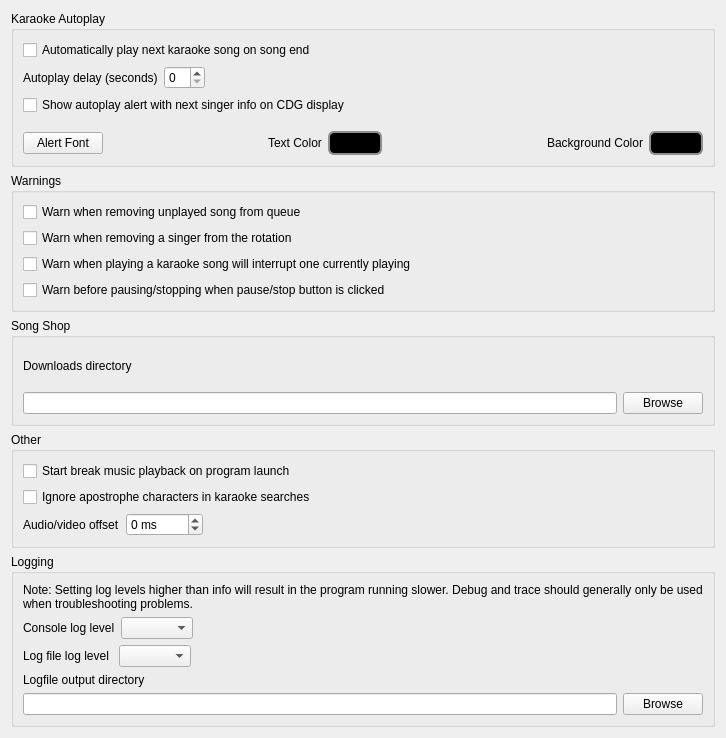
              <widget class="QWidget" name="scrollAreaWidgetContents_2">
               <property name="geometry">
                <rect>
                 <x>0</x>
                 <y>-294</y>
                 <width>726</width>
                 <height>738</height>
                </rect>
               </property>
               <layout class="QVBoxLayout" name="verticalLayout_26">
                <item>
                 <widget class="QGroupBox" name="groupBox">
                  <property name="title">
                   <string>Karaoke Autoplay</string>
                  </property>
                  <property name="flat">
                   <bool>false</bool>
                  </property>
                  <layout class="QVBoxLayout" name="verticalLayout_16">
                   <item>
                    <widget class="QCheckBox" name="checkBoxKAA">
                     <property name="text">
                      <string>Automatically play next karaoke song on song end</string>
                     </property>
                    </widget>
                   </item>
                   <item>
                    <layout class="QHBoxLayout" name="horizontalLayout_11">
                     <item>
                      <widget class="QLabel" name="label_9">
                       <property name="text">
                        <string>Autoplay delay (seconds)</string>
                       </property>
                      </widget>
                     </item>
                     <item>
                      <widget class="QSpinBox" name="spinBoxAADelay"/>
                     </item>
                     <item>
                      <spacer name="horizontalSpacer_6">
                       <property name="orientation">
                        <enum>Qt::Horizontal</enum>
                       </property>
                       <property name="sizeHint" stdset="0">
                        <size>
                         <width>40</width>
                         <height>20</height>
                        </size>
                       </property>
                      </spacer>
                     </item>
                    </layout>
                   </item>
                   <item>
                    <widget class="QCheckBox" name="checkBoxShowKAAAlert">
                     <property name="text">
                      <string>Show autoplay alert with next singer info on CDG display</string>
                     </property>
                    </widget>
                   </item>
                   <item>
                    <layout class="QHBoxLayout" name="horizontalLayout_13">
                     <property name="topMargin">
                      <number>10</number>
                     </property>
                     <item>
                      <widget class="QPushButton" name="btnAlertFont">
                       <property name="text">
                        <string>Alert Font</string>
                       </property>
                      </widget>
                     </item>
                     <item>
                      <spacer name="horizontalSpacer_7">
                       <property name="orientation">
                        <enum>Qt::Horizontal</enum>
                       </property>
                       <property name="sizeHint" stdset="0">
                        <size>
                         <width>40</width>
                         <height>20</height>
                        </size>
                       </property>
                      </spacer>
                     </item>
                     <item>
                      <widget class="QLabel" name="label_12">
                       <property name="text">
                        <string>Text Color</string>
                       </property>
                      </widget>
                     </item>
                     <item>
                      <widget class="QPushButton" name="btnAlertTxtColor">
                       <property name="styleSheet">
                        <string notr="true">QPushButton {
    border: 2px solid #8f8f91;
    border-radius: 6px;
    background-color: rgb(0,0,0);
    min-width: 40px;
    padding-left: 5px;
    padding-right: 5px;
    padding-top: 3px;
    padding-bottom: 3px;
}

QPushButton:pressed {
    background-color: rgb(0,0,0);
}

QPushButton:flat {
    border: none; /* no border for a flat push button */
}

QPushButton:default {
    border-color: navy; /* make the default button prominent */
}</string>
                       </property>
                       <property name="text">
                        <string/>
                       </property>
                      </widget>
                     </item>
                     <item>
                      <spacer name="horizontalSpacer_8">
                       <property name="orientation">
                        <enum>Qt::Horizontal</enum>
                       </property>
                       <property name="sizeHint" stdset="0">
                        <size>
                         <width>40</width>
                         <height>20</height>
                        </size>
                       </property>
                      </spacer>
                     </item>
                     <item>
                      <widget class="QLabel" name="label_16">
                       <property name="text">
                        <string>Background Color</string>
                       </property>
                      </widget>
                     </item>
                     <item>
                      <widget class="QPushButton" name="btnAlertBgColor">
                       <property name="styleSheet">
                        <string notr="true">QPushButton {
    border: 2px solid #8f8f91;
    border-radius: 6px;
    background-color: rgb(0,0,0);
    min-width: 40px;
    padding-left: 5px;
    padding-right: 5px;
    padding-top: 3px;
    padding-bottom: 3px;
}

QPushButton:pressed {
    background-color: rgb(0,0,0);
}

QPushButton:flat {
    border: none; /* no border for a flat push button */
}

QPushButton:default {
    border-color: navy; /* make the default button prominent */
}</string>
                       </property>
                       <property name="text">
                        <string/>
                       </property>
                      </widget>
                     </item>
                    </layout>
                   </item>
                  </layout>
                 </widget>
                </item>
                <item>
                 <widget class="QGroupBox" name="groupBox_2">
                  <property name="title">
                   <string>Warnings</string>
                  </property>
                  <layout class="QVBoxLayout" name="verticalLayout_17">
                   <item>
                    <widget class="QCheckBox" name="cbxQueueRemovalWarning">
                     <property name="text">
                      <string>Warn when removing unplayed song from queue</string>
                     </property>
                    </widget>
                   </item>
                   <item>
                    <widget class="QCheckBox" name="cbxSingerRemovalWarning">
                     <property name="text">
                      <string>Warn when removing a singer from the rotation</string>
                     </property>
                    </widget>
                   </item>
                   <item>
                    <widget class="QCheckBox" name="cbxSongInterruptionWarning">
                     <property name="text">
                      <string>Warn when playing a karaoke song will interrupt one currently playing</string>
                     </property>
                    </widget>
                   </item>
                   <item>
                    <widget class="QCheckBox" name="cbxStopPauseWarning">
                     <property name="text">
                      <string>Warn before pausing/stopping when pause/stop button is clicked</string>
                     </property>
                    </widget>
                   </item>
                  </layout>
                 </widget>
                </item>
                <item>
                 <widget class="QGroupBox" name="groupBox_4">
                  <property name="title">
                   <string>Song Shop</string>
                  </property>
                  <layout class="QVBoxLayout" name="verticalLayout_20">
                   <item>
                    <widget class="QLabel" name="label_25">
                     <property name="text">
                      <string>&lt;html&gt;&lt;head/&gt;&lt;body&gt;&lt;p&gt;Downloads directory&lt;/p&gt;&lt;/body&gt;&lt;/html&gt;</string>
                     </property>
                    </widget>
                   </item>
                   <item>
                    <layout class="QHBoxLayout" name="horizontalLayout_18">
                     <property name="topMargin">
                      <number>0</number>
                     </property>
                     <item>
                      <widget class="QLineEdit" name="lineEditDownloadsDir">
                       <property name="enabled">
                        <bool>true</bool>
                       </property>
                       <property name="readOnly">
                        <bool>true</bool>
                       </property>
                      </widget>
                     </item>
                     <item>
                      <widget class="QPushButton" name="btnBrowse">
                       <property name="text">
                        <string>Browse</string>
                       </property>
                      </widget>
                     </item>
                    </layout>
                   </item>
                  </layout>
                 </widget>
                </item>
                <item>
                 <widget class="QGroupBox" name="groupBox_3">
                  <property name="title">
                   <string>Other</string>
                  </property>
                  <layout class="QVBoxLayout" name="verticalLayout_18">
                   <item>
                    <widget class="QCheckBox" name="cbxBmAutostart">
                     <property name="text">
                      <string>Start break music playback on program launch</string>
                     </property>
                    </widget>
                   </item>
                   <item>
                    <widget class="QCheckBox" name="cbxIgnoreApos">
                     <property name="toolTip">
                      <string>If set, karaoke searches will ignore the apostrophe character. 
For example, searching for &quot;im&quot; will find songs that contain &quot;I'm&quot;, 
&quot;hes&quot; will find &quot;he's&quot;, etc.</string>
                     </property>
                     <property name="text">
                      <string>Ignore apostrophe characters in karaoke searches</string>
                     </property>
                    </widget>
                   </item>
                   <item>
                    <layout class="QHBoxLayout" name="horizontalLayout_14">
                     <property name="topMargin">
                      <number>0</number>
                     </property>
                     <item>
                      <widget class="QLabel" name="label_21">
                       <property name="text">
                        <string>Audio/video offset</string>
                       </property>
                      </widget>
                     </item>
                     <item>
                      <widget class="QSpinBox" name="spinBoxVideoOffset">
                       <property name="toolTip">
                        <string>&lt;html&gt;&lt;head/&gt;&lt;body&gt;&lt;p&gt;Controls the offset between the video position displayed and the current audio position.&lt;/p&gt;&lt;p&gt;Positive numbers mean that the video will be ahead of the audio position by the number of ms specified.&lt;/p&gt;&lt;p&gt;Negative numbers mean that the video will be behind the audio by the number of ms specified.&lt;/p&gt;&lt;/body&gt;&lt;/html&gt;</string>
                       </property>
                       <property name="suffix">
                        <string> ms</string>
                       </property>
                       <property name="minimum">
                        <number>-5000</number>
                       </property>
                       <property name="maximum">
                        <number>5000</number>
                       </property>
                      </widget>
                     </item>
                     <item>
                      <spacer name="horizontalSpacer_9">
                       <property name="orientation">
                        <enum>Qt::Horizontal</enum>
                       </property>
                       <property name="sizeHint" stdset="0">
                        <size>
                         <width>40</width>
                         <height>20</height>
                        </size>
                       </property>
                      </spacer>
                     </item>
                    </layout>
                   </item>
                  </layout>
                 </widget>
                </item>
                <item>
                 <widget class="QGroupBox" name="groupBox_7">
                  <property name="title">
                   <string>Logging</string>
                  </property>
                  <layout class="QVBoxLayout" name="verticalLayout_3">
                   <item>
                    <widget class="QLabel" name="label_18">
                     <property name="text">
                      <string>&lt;html&gt;&lt;head/&gt;&lt;body&gt;&lt;p&gt;Note:  Setting log levels higher than info will result in the program running slower.  Debug and trace should generally only be used when troubleshooting problems.&lt;/p&gt;&lt;/body&gt;&lt;/html&gt;</string>
                     </property>
                     <property name="wordWrap">
                      <bool>true</bool>
                     </property>
                    </widget>
                   </item>
                   <item>
                    <layout class="QHBoxLayout" name="horizontalLayout_23">
                     <property name="topMargin">
                      <number>0</number>
                     </property>
                     <item>
                      <widget class="QLabel" name="label_11">
                       <property name="text">
                        <string>Console log level</string>
                       </property>
                      </widget>
                     </item>
                     <item>
                      <widget class="QComboBox" name="comboBoxConsoleLogLevel"/>
                     </item>
                     <item>
                      <spacer name="horizontalSpacer_20">
                       <property name="orientation">
                        <enum>Qt::Horizontal</enum>
                       </property>
                       <property name="sizeHint" stdset="0">
                        <size>
                         <width>40</width>
                         <height>20</height>
                        </size>
                       </property>
                      </spacer>
                     </item>
                    </layout>
                   </item>
                   <item>
                    <layout class="QHBoxLayout" name="horizontalLayout_24">
                     <property name="topMargin">
                      <number>0</number>
                     </property>
                     <item>
                      <widget class="QLabel" name="label_17">
                       <property name="text">
                        <string>Log file log level </string>
                       </property>
                      </widget>
                     </item>
                     <item>
                      <widget class="QComboBox" name="comboBoxFileLogLevel"/>
                     </item>
                     <item>
                      <spacer name="horizontalSpacer_21">
                       <property name="orientation">
                        <enum>Qt::Horizontal</enum>
                       </property>
                       <property name="sizeHint" stdset="0">
                        <size>
                         <width>40</width>
                         <height>20</height>
                        </size>
                       </property>
                      </spacer>
                     </item>
                    </layout>
                   </item>
                   <item>
                    <widget class="QLabel" name="label_33">
                     <property name="text">
                      <string>Logfile output directory</string>
                     </property>
                    </widget>
                   </item>
                   <item>
                    <layout class="QHBoxLayout" name="horizontalLayout_21">
                     <property name="topMargin">
                      <number>0</number>
                     </property>
                     <item>
                      <widget class="QLineEdit" name="lineEditLogDir"/>
                     </item>
                     <item>
                      <widget class="QPushButton" name="btnLogDirBrowse">
                       <property name="text">
                        <string>Browse</string>
                       </property>
                      </widget>
                     </item>
                    </layout>
                   </item>
                  </layout>
                 </widget>
                </item>
               </layout>
              </widget>
